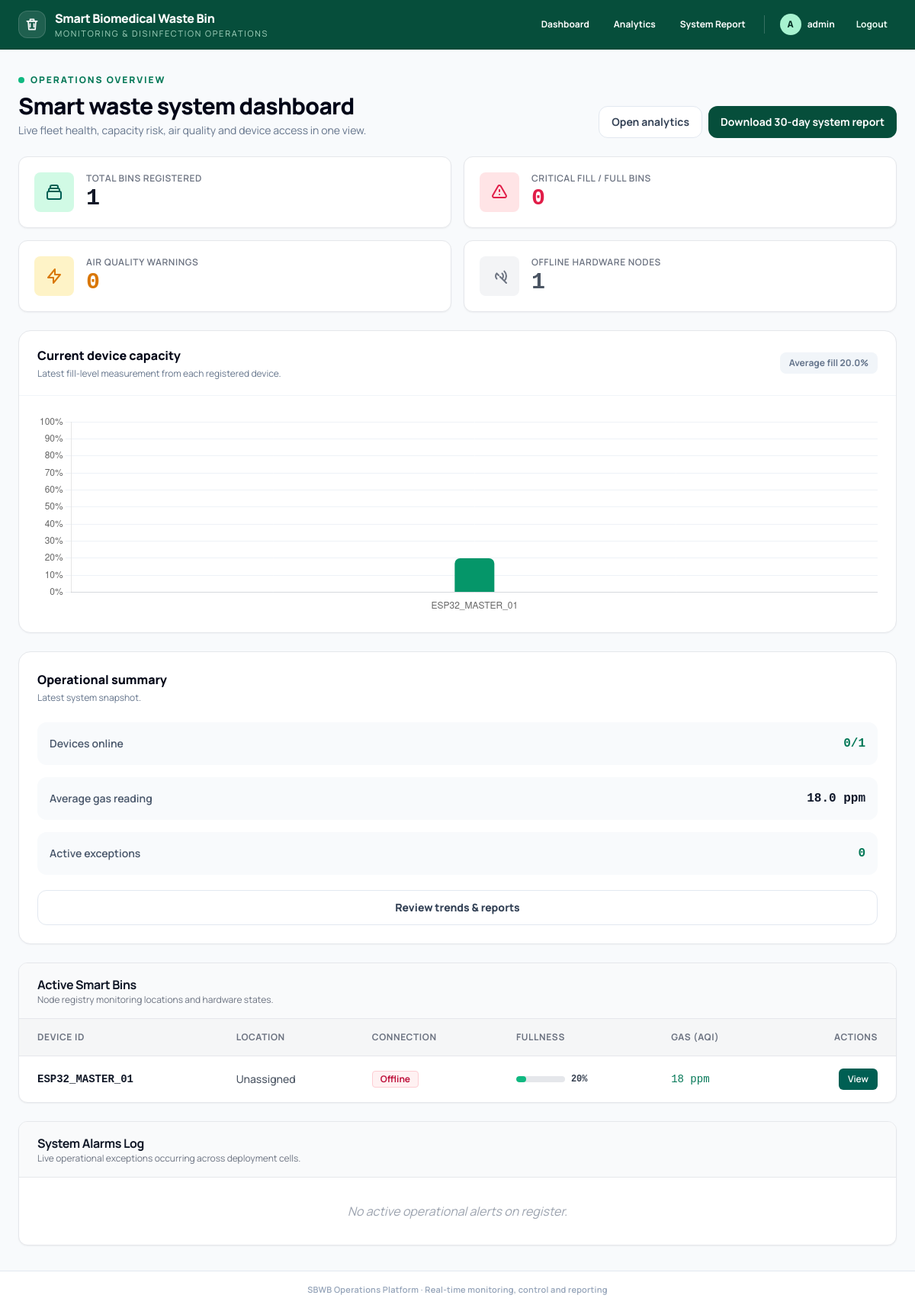
The app's page / (signed in), older data.
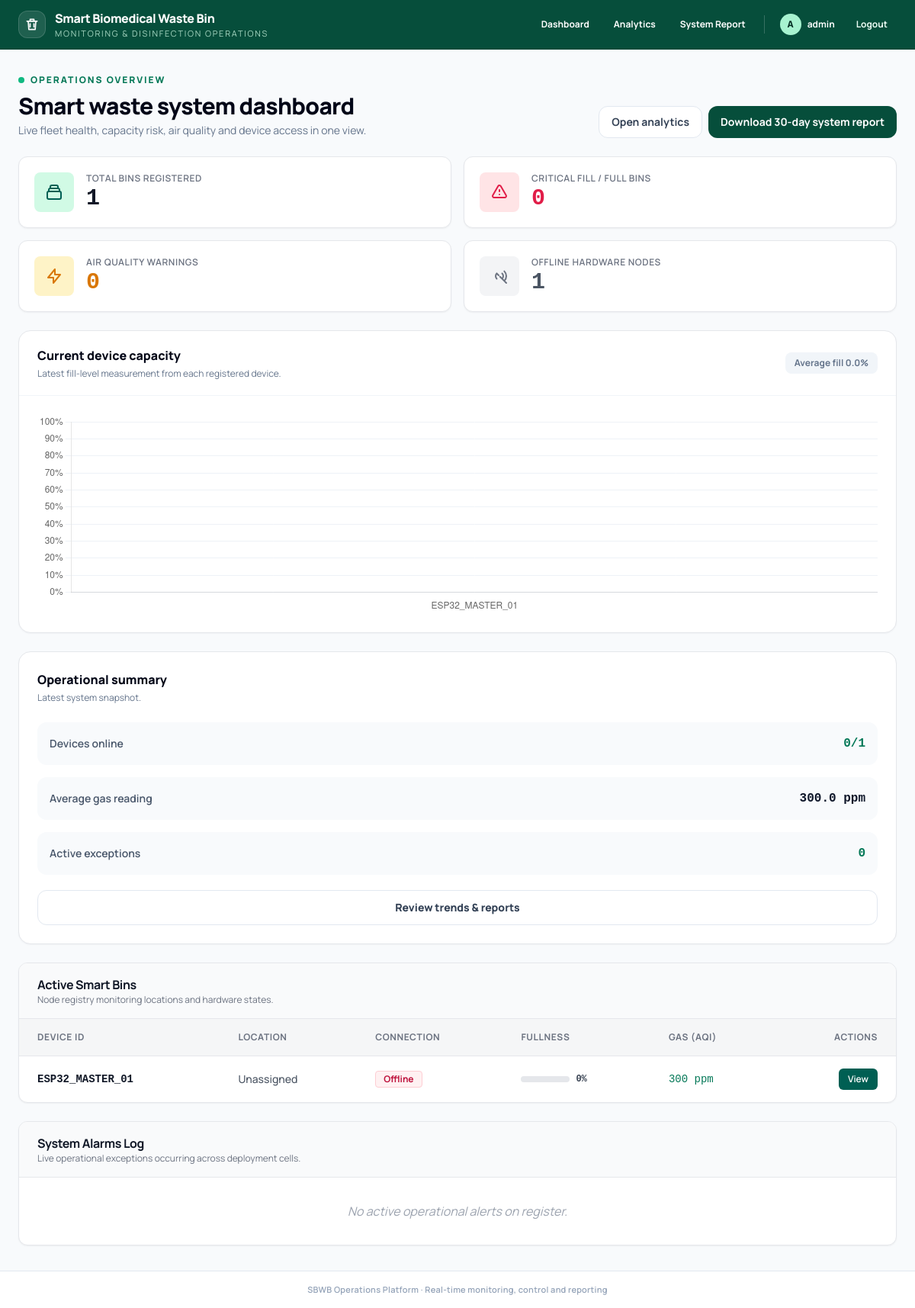
The same page, newer data.
### home/models.py (models this page shows, shortened)
class SmartBin(models.Model):
    ALERT_CHOICES = [
        ('NOMINAL', 'Nominal Secure'),
        ('BIN_FULL', 'Critical Warning: Bin Full'),
        ('METAL', 'Sharps Alert: Metal Found'),
    ]
    device_id = models.CharField(max_length=50, unique=True)
    location_name = models.CharField(max_length=100)
    fill_level = models.IntegerField(default=0)
    gas_value = models.IntegerField(default=0)
    alert_status = models.CharField(max_length=20, choices=ALERT_CHOICES, default='NOMINAL')
    last_seen = models.DateTimeField(auto_now=True)
    temperature = models.FloatField()
    elementTemp = models.FloatField()
    humidity = models.FloatField()
    metal = models.BooleanField()
    uv = models.BooleanField()
    heater = models.BooleanField()
    lid = models.BooleanField()
    binFull = models.BooleanField()
    interlock = models.BooleanField()
    binLevel = models.FloatField()
    heaterState = models.BooleanField(default=False)
    uvState = models.BooleanField(default=False)
    pending_command = models.CharField(max_length=50, blank=True, null=True, default=None)
    COMMAND_STATUS_CHOICES = [
        ('NONE', 'No command sent'),
        ('PENDING', 'Sent — awaiting device confirmation'),
        ('ACKED', 'Confirmed applied by device'),
        ('TIMEOUT', 'No confirmation received in time'),
    ]
    last_command = models.CharField(max_length=50, blank=True, null=True, default=None)
    last_command_status = models.CharField(max_length=10, choices=COMMAND_STATUS_CHOICES, default='NONE')
    last_command_time = models.DateTimeField(blank=True, null=True)
    class Meta:
        ordering = ['-last_seen']
    @property
    def is_online(self):
        return timezone.now() - self.last_seen < timedelta(minutes=5)

### home/views.py (the view)
# urls.py: path('', views.dashboard_home, name='dashboard_home'),
@login_required(login_url='auth_view')
def dashboard_home(request):
    context = _dashboard_context()
    context['snapshot_chart'] = json.dumps([
        {'device': b.device_id, 'fill': b.fill_level, 'gas': b.gas_value}
        for b in context['bins']
    ])
    return render(request, 'home/dashboard.html', context)

### home/views.py (called while the page is built)
def _dashboard_context():
    bins = list(SmartBin.objects.all())
    online_count = sum(1 for b in bins if b.is_online)
    return {
        'bins': bins,
        'total': len(bins),
        'online': online_count,
        'offline': len(bins) - online_count,
        'bins_full_count': sum(1 for b in bins if b.binFull),
        'gas_anomalies': sum(1 for b in bins if b.gas_value > GAS_ANOMALY_THRESHOLD),
        'critical_bins': [b for b in bins if b.alert_status != 'NOMINAL'],
        'avg_fill': round(sum(b.fill_level for b in bins) / len(bins), 1) if bins else 0,
        'avg_gas': round(sum(b.gas_value for b in bins) / len(bins), 1) if bins else 0,
    }

### templates/home/dashboard.html (shortened to what the changed rows need)
{% extends 'home/base.html' %}
{% block content %}
<div class="max-w-[1600px] w-full mx-auto px-4 sm:px-6 py-6 lg:py-8 space-y-6">
    <header class="flex flex-col lg:flex-row lg:items-end justify-between gap-5">
        <div>
            <h1 class="text-3xl font-extrabold text-slate-950 mt-2 tracking-tight">Smart waste system dashboard</h1>
        </div>
    </header>
    <section class="grid grid-cols-1 xl:grid-cols-12 gap-6">
        <div class="xl:col-span-8 card overflow-hidden">
            <div class="px-5 sm:px-6 py-5 border-b border-slate-100 flex flex-col sm:flex-row sm:items-center justify-between gap-3">
                <div><h2 class="font-extrabold text-slate-950">Current device capacity</h2><p class="text-xs text-slate-500 mt-1">Latest fill-level measurement from each registered device.</p></div>
                <span class="text-xs font-bold text-slate-500 bg-slate-100 rounded-lg px-3 py-1.5">Average fill {{ avg_fill }}%</span>
            </div>
            <div class="p-5 sm:p-6 h-[310px]"><canvas id="fillSnapshotChart"></canvas></div>
        </div>
        <div class="xl:col-span-4 card p-5 sm:p-6">
            <div class="flex items-center justify-between"><div><h2 class="font-extrabold text-slate-950">Operational summary</h2></div></div>
            <div class="mt-6 space-y-4">
                <div class="flex items-center justify-between p-4 rounded-xl bg-slate-50"><span class="text-sm font-semibold text-slate-600">Average gas reading</span><span class="font-mono font-bold text-slate-900">{{ avg_gas }} ppm</span></div>
            </div>
        </div>
    </section>
    <section id="dashboard-table-live" class="space-y-6" hx-get="{% url 'dashboard_table_fragment' %}" hx-trigger="every 3s" hx-swap="innerHTML">
        {% include 'home/_dashboard_table.html' %}
    </section>
</div>
<script>
const snapshot = {{ snapshot_chart|safe }};
const ctx = document.getElementById('fillSnapshotChart');
if (ctx) {
    new Chart(ctx, {
        type: 'bar',
        data: {labels: snapshot.map(x => x.device), datasets: [{label: 'Fill level (%)', data: snapshot.map(x => x.fill), backgroundColor: snapshot.map(x => x.fill > 85 ? '#e11d48' : x.fill > 50 ? '#d97706' : '#059669'), borderRadius: 7, maxBarThickness: 52}]},
        options: {responsive:true, maintainAspectRatio:false, animation:{duration:350}, plugins:{legend:{display:false}, tooltip:{callbacks:{label:c => ` Fill level: ${c.raw}%`}}}, scales:{y:{beginAtZero:true,max:100,ticks:{callback:v=>v+'%'},grid:{color:'#eef2f7'}},x:{grid:{display:false}}}}
    });
}
</script>
{% endblock %}

### templates/home/_dashboard_table.html (shortened to what the changed rows need)
<div class="bg-white border border-gray-200 rounded-xl shadow-sm overflow-hidden flex flex-col flex-grow">
    <div class="px-6 py-4 border-b border-gray-200 flex justify-between items-center bg-gray-50">
        <div>
            <h2 class="text-base font-bold text-gray-900 tracking-tight">Active Smart Bins</h2>
        </div>
    </div>
    <div class="overflow-x-auto">
        <table class="w-full text-left border-collapse whitespace-nowrap">
            <thead>
                <tr class="bg-gray-100/80 text-gray-500 text-xs uppercase tracking-wider border-b border-gray-200 font-bold">
                    <th class="p-4 pl-6">Device ID</th>
                    <th class="p-4">Location</th>
                    <th class="p-4">Connection</th>
                    <th class="p-4">Fullness</th>
                    <th class="p-4">Gas (AQI)</th>
                    <th class="p-4 pr-6 text-right">Actions</th>
                </tr>
            </thead>
            <tbody class="divide-y divide-gray-100 text-sm">
                {% for bin in bins %}
                <tr class="hover:bg-gray-50/80 transition duration-150">
                    <td class="p-4 pl-6 font-mono font-bold text-gray-900">{{ bin.device_id }}</td>
                    <td class="p-4 text-gray-600 font-medium">{{ bin.location_name }}</td>
                    <td class="p-4">
                        {% if bin.is_online %}
                            <span class="inline-flex items-center px-2.5 py-0.5 rounded text-xs font-bold bg-emerald-50 text-emerald-700 border border-emerald-200">Online</span>
                        {% else %}
                            <span class="inline-flex items-center px-2.5 py-0.5 rounded text-xs font-bold bg-rose-50 text-rose-700 border border-rose-200">Offline</span>
                        {% endif %}
                    </td>
                    <td class="p-4">
                        <div class="flex items-center space-x-2">
                            <div class="w-16 bg-gray-200 rounded-full h-2 overflow-hidden">
                                <div class="{% if bin.fill_level > 85 %}bg-rose-500{% elif bin.fill_level > 50 %}bg-amber-500{% else %}bg-emerald-500{% endif %} h-2 rounded-full" style="width: {{ bin.fill_level }}%"></div>
                            </div>
                            <span class="font-mono text-xs font-bold text-gray-700">{{ bin.fill_level }}%</span>
                        </div>
                    </td>
                    <td class="p-4 font-mono font-medium {% if bin.gas_value > 600 %}text-amber-600{% else %}text-emerald-700{% endif %}">
                        {{ bin.gas_value }} ppm
                    </td>
                    <td class="p-4 pr-6 text-right">
                        <a href="{% url 'device_detail' bin.id %}"
                        class="inline-flex items-center px-3 py-1.5 rounded-md bg-[#005f53] text-white text-xs font-semibold hover:bg-[#00463d] transition">
                            View
                        </a>
                    </td>
                </tr>
                {% empty %}
                <tr>
                    <td colspan="6" class="p-10 text-center text-gray-400 italic bg-gray-50/50">No smart bins mapped in data store.</td>
                </tr>
                {% endfor %}
            </tbody>
        </table>
    </div>
</div>
<div class="bg-white border border-gray-200 rounded-xl shadow-sm overflow-hidden flex flex-col">
    <div class="px-6 py-4 border-b border-gray-200 bg-gray-50 flex justify-between items-center">
        <div>
            <h2 class="text-base font-bold text-gray-900 tracking-tight">System Alarms Log</h2>
        </div>
    </div>
</div>

Row changes from the older to the newer data that the page shows:
changed SmartBin "ESP32_MASTER_01": fill_level "20" → "0"; gas_value "18" → "300"
Text that changed along with them:
{{ avg_fill }}: "20.0" → "0.0"
chart data {{ snapshot_chart|safe }}: [{"device": "ESP32_MASTER_01", "fill": 20, "gas": 18}] → [{"device": "ESP32_MASTER_01", "fill": 0, "gas": 300}]
{{ avg_gas }}: "18.0" → "300.0"
